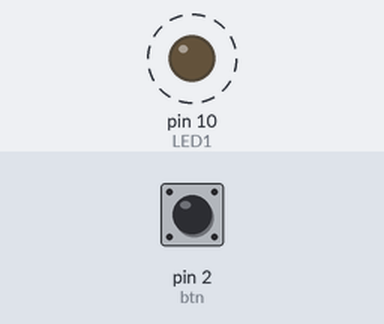
Recording of a sketch running on a simulated Arduino Uno, built with avr-gcc and run on an emulated ATmega328P. Parts: output pins drawn as LEDs (lit = HIGH). Dashed ring = blinking. The inputs (shaded band) are chosen by the test bench; at power-on: pin 2 (btn) LOW. What the sketch prints to the serial monitor is not drawn.

Above: at 2.8 s.
2.9 s: pin 2 (btn) pulled HIGH for 1.2 s
Timing chart, 0 to 12.4 s (numbered marks = the images above; inputs shaded):
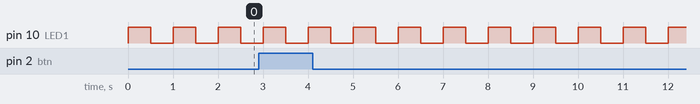

Measured:
- by itself, pin 10 (LED1): alternates HIGH for 0.50 s and LOW for 0.50 s

The sketch:

incisioG.ino
```cpp
const int LED1 = 10;
const int btn = 2;

int buttonState = 0;
int tiemp = 500;
int counter =0;

void setup()
{
  interrupts();
  pinMode(LED1,OUTPUT);
  attachInterrupt(digitalPinToInterrupt(btn), btnPress, RISING);
  Serial.begin(9600);
}

void loop()
{
  buttonState = digitalRead(btn);
  digitalWrite(LED1,HIGH);
  delay(tiemp);
  digitalWrite(LED1,LOW);
  delay(tiemp);
}

void btnPress(){
  counter = counter+1;
  Serial.println(counter);
}
```
